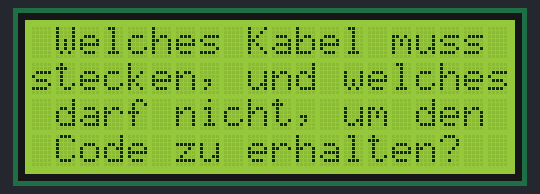
The sketch below on a simulated Arduino Uno, built with avr-gcc and run on an emulated ATmega328P. Parts: 20×4 character LCD.

Above: at 0.4 s.
At 5.4 s:
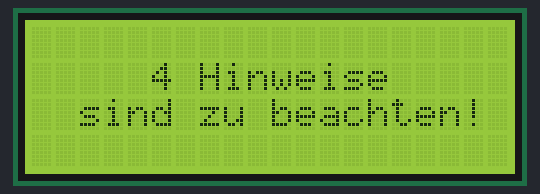
At 7.5 s:
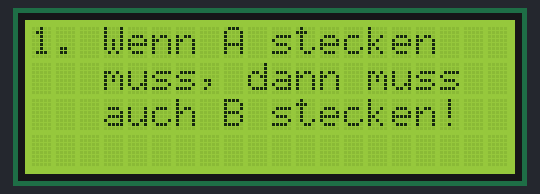
At 15.5 s:
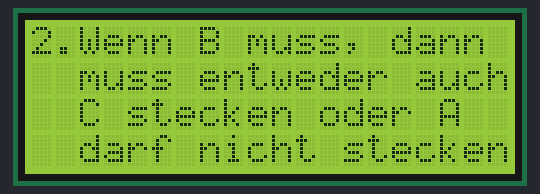
At 23.5 s:
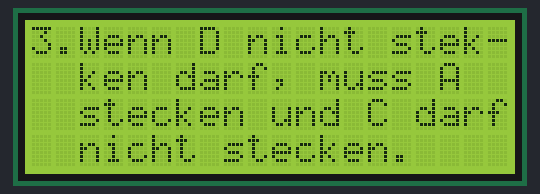
At 31.5 s:
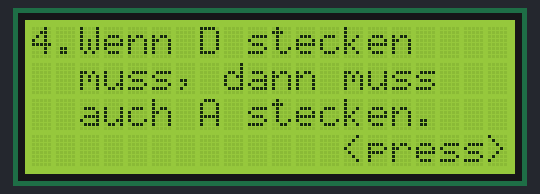

The sketch:

Bomb.pde
```cpp
/* Read Quadrature Encoder
  * Connect Encoder to Pins encoder0PinA, encoder0PinB, and +5V.
  *
  * Sketch by max wolf / www.meso.net
  * v. 0.1 - very basic functions - mw 20061220
  *
  */

#include <stdio.h>

#include <LiquidCrystal.h>


LiquidCrystal lcd (12, 11, 7, 8, 9, 10);

 int val;

 int n = LOW;


void setup()
{

lcd.begin(20, 4);
lcd.clear();
lcd.print("Stepper, Vers. 1.0");
delay (300);

}


void loop()
{

//d.print("--------------------
/*lcd.clear();
lcd.setCursor(7, 0);
lcd.print("HALLO!");
lcd.setCursor(0, 1);
lcd.print("Eine schwere Aufgabe");
lcd.setCursor(0, 2);
lcd.print("   ist zu loesen!");

delay (5000);

lcd.noDisplay();
delay (300);
lcd.display();
delay (300);
lcd.noDisplay();
delay (300);
lcd.display();
delay (300);
lcd.noDisplay();
delay (300);
lcd.display();
delay (300);

delay (5000);
*/
//d.print("--------------------
lcd.clear();
lcd.home();
lcd.print(" Welches Kabel muss");
lcd.setCursor(0, 1);
lcd.print("stecken, und welches");
lcd.setCursor(0, 2);
lcd.print(" darf nicht, um den");
lcd.setCursor(0, 3);
lcd.print(" Code zu erhalten?");

delay (5000);

//d.print("--------------------
lcd.clear();
lcd.setCursor(0, 1);
lcd.print("     4 Hinweise");
lcd.setCursor(1, 2);
lcd.print(" sind zu beachten!");
delay (2000);


//d.print("--------------------
lcd.clear();
lcd.home();
lcd.print("1. Wenn A stecken");
lcd.setCursor(0, 1);
lcd.print("   muss, dann muss");
lcd.setCursor(0, 2);
lcd.print("   auch B stecken!");


delay (8000);


//d.print("--------------------
lcd.clear();
lcd.home();
lcd.print("2.Wenn B muss, dann");
lcd.setCursor(0, 1);
lcd.print("  muss entweder auch");
lcd.setCursor(0, 2);
lcd.print("  C stecken oder A ");
lcd.setCursor(0, 3);
lcd.print("  darf nicht stecken");


delay (8000);

//d.print("--------------------
lcd.clear();
lcd.home();
lcd.print("3.Wenn D nicht stek-");
lcd.setCursor(0, 1);
lcd.print("  ken darf, muss A");
lcd.setCursor(0, 2);
lcd.print("  stecken und C darf");
lcd.setCursor(0, 3);
lcd.print("  nicht stecken.");

delay (8000);

//d.print("--------------------
lcd.clear();
lcd.home();
lcd.print("4.Wenn D stecken");
lcd.setCursor(0, 1);
lcd.print("  muss, dann muss");
lcd.setCursor(0, 2);
lcd.print("  auch A stecken.");
lcd.setCursor(13, 3);
lcd.print("<press>");

delay (8000);


//d.print("--------------------
lcd.clear();
lcd.home();
lcd.print("Ueberlegen Sie gut");
lcd.setCursor(0, 1);
lcd.print("nach veraendern des");
lcd.setCursor(0, 2);
lcd.print("ersten Kabels haben");
lcd.setCursor(0, 3);
lcd.print("Sie nur 30 Sekunden!");

delay (8000);


lcd.clear();
  for (int i=30; i >= 0; i--){
      lcd.setCursor(8, 1);
      lcd.print("00:");
      if (i < 10){ lcd.print("0"); }
      lcd.print(i);
      delay(1000);
   }

}
```

Measured:
- what the display in image 0 shows lasts 5.0 s, from 0.4 s to 5.4 s
- what the display in image 1 shows lasts 2.0 s, from 5.4 s to 7.4 s
- what the display in image 2 shows lasts 8.0 s, from 7.4 s to 15.4 s
